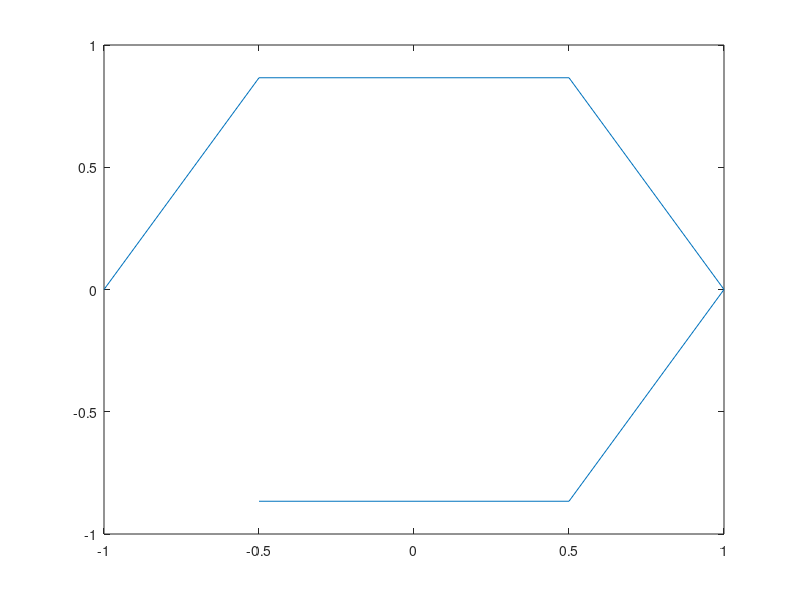

The MATLAB source for this figure: (Note: this script raises an error after producing the figure.)
%Test calculate angles

%{
points=[1 cos(pi/3) cos(2*pi/3) -1 ,  cos(4*pi/3) ,  cos(5*pi/3) ; 
        0, sin(pi/3)   sin(2*pi/3)  0 ,  sin(4*pi/3) , sin(5*pi/3)]; 
%}
    
points=[-1  cos(2*pi/3) cos(pi/3) 1 cos(5*pi/3) cos(4*pi/3) ; 
         0  sin(2*pi/3) sin(pi/3) 0 sin(5*pi/3) sin(4*pi/3)] ; 
         
         
    plot(points(1, : ) , points(2 , :)); 
    
    
    [ angles_of_normal ] = calculate_angles( points ); 
    
    [num_rows, num_columns]=size(angles_of_normal); 
   
        
    
    display(angles_of_normal); 
    
    